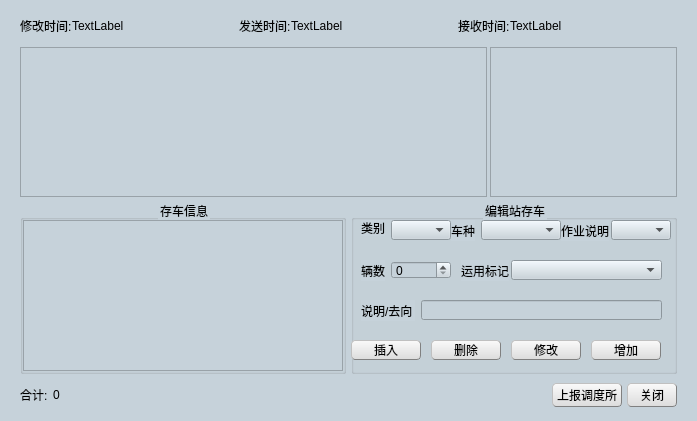
<?xml version="1.0" encoding="UTF-8"?>
<ui version="4.0">
 <class>Dialog_ZCHManage</class>
 <widget class="QDialog" name="Dialog_ZCHManage">
  <property name="geometry">
   <rect>
    <x>0</x>
    <y>0</y>
    <width>697</width>
    <height>421</height>
   </rect>
  </property>
  <property name="acceptDrops">
   <bool>true</bool>
  </property>
  <property name="windowTitle">
   <string>站存车信息</string>
  </property>
  <property name="styleSheet">
   <string notr="true">background-color: rgb(198, 210, 218);</string>
  </property>
  <layout class="QVBoxLayout" name="verticalLayout_2" stretch="1,6,1">
   <item>
    <widget class="QWidget" name="widget" native="true">
     <property name="maximumSize">
      <size>
       <width>16777215</width>
       <height>30</height>
      </size>
     </property>
     <layout class="QHBoxLayout" name="horizontalLayout_2">
      <property name="spacing">
       <number>0</number>
      </property>
      <property name="topMargin">
       <number>0</number>
      </property>
      <property name="bottomMargin">
       <number>0</number>
      </property>
      <item>
       <widget class="QLabel" name="label">
        <property name="text">
         <string>修改时间:</string>
        </property>
       </widget>
      </item>
      <item>
       <widget class="QLabel" name="label_2">
        <property name="text">
         <string>TextLabel</string>
        </property>
       </widget>
      </item>
      <item>
       <spacer name="horizontalSpacer_2">
        <property name="orientation">
         <enum>Qt::Horizontal</enum>
        </property>
        <property name="sizeHint" stdset="0">
         <size>
          <width>40</width>
          <height>20</height>
         </size>
        </property>
       </spacer>
      </item>
      <item>
       <widget class="QLabel" name="label_3">
        <property name="text">
         <string>发送时间:</string>
        </property>
       </widget>
      </item>
      <item>
       <widget class="QLabel" name="label_4">
        <property name="text">
         <string>TextLabel</string>
        </property>
       </widget>
      </item>
      <item>
       <spacer name="horizontalSpacer_3">
        <property name="orientation">
         <enum>Qt::Horizontal</enum>
        </property>
        <property name="sizeHint" stdset="0">
         <size>
          <width>40</width>
          <height>20</height>
         </size>
        </property>
       </spacer>
      </item>
      <item>
       <widget class="QLabel" name="label_5">
        <property name="text">
         <string>接收时间:</string>
        </property>
       </widget>
      </item>
      <item>
       <widget class="QLabel" name="label_6">
        <property name="text">
         <string>TextLabel</string>
        </property>
       </widget>
      </item>
      <item>
       <spacer name="horizontalSpacer_4">
        <property name="orientation">
         <enum>Qt::Horizontal</enum>
        </property>
        <property name="sizeHint" stdset="0">
         <size>
          <width>40</width>
          <height>20</height>
         </size>
        </property>
       </spacer>
      </item>
     </layout>
    </widget>
   </item>
   <item>
    <widget class="QWidget" name="widget_3" native="true">
     <layout class="QVBoxLayout" name="verticalLayout">
      <property name="spacing">
       <number>3</number>
      </property>
      <property name="topMargin">
       <number>0</number>
      </property>
      <property name="bottomMargin">
       <number>0</number>
      </property>
      <item>
       <widget class="QWidget" name="widget_4" native="true">
        <layout class="QHBoxLayout" name="horizontalLayout" stretch="5,2">
         <property name="spacing">
          <number>3</number>
         </property>
         <property name="leftMargin">
          <number>0</number>
         </property>
         <property name="topMargin">
          <number>0</number>
         </property>
         <property name="rightMargin">
          <number>0</number>
         </property>
         <property name="bottomMargin">
          <number>0</number>
         </property>
         <item>
          <widget class="QTableView" name="tableView_2"/>
         </item>
         <item>
          <widget class="QTableView" name="tableView_3"/>
         </item>
        </layout>
       </widget>
      </item>
      <item>
       <widget class="QWidget" name="widget_5" native="true">
        <layout class="QHBoxLayout" name="horizontalLayout_4" stretch="1,1">
         <property name="spacing">
          <number>5</number>
         </property>
         <property name="leftMargin">
          <number>0</number>
         </property>
         <property name="topMargin">
          <number>0</number>
         </property>
         <property name="rightMargin">
          <number>0</number>
         </property>
         <property name="bottomMargin">
          <number>0</number>
         </property>
         <item>
          <widget class="QGroupBox" name="groupBox_2">
           <property name="title">
            <string>存车信息</string>
           </property>
           <property name="alignment">
            <set>Qt::AlignCenter</set>
           </property>
           <layout class="QVBoxLayout" name="verticalLayout_3">
            <property name="spacing">
             <number>0</number>
            </property>
            <property name="leftMargin">
             <number>0</number>
            </property>
            <property name="topMargin">
             <number>0</number>
            </property>
            <property name="rightMargin">
             <number>0</number>
            </property>
            <property name="bottomMargin">
             <number>0</number>
            </property>
            <item>
             <widget class="QTableView" name="tableView"/>
            </item>
           </layout>
          </widget>
         </item>
         <item>
          <widget class="QGroupBox" name="groupBox">
           <property name="title">
            <string>编辑站存车</string>
           </property>
           <property name="alignment">
            <set>Qt::AlignCenter</set>
           </property>
           <widget class="QLabel" name="label_9">
            <property name="geometry">
             <rect>
              <x>10</x>
              <y>20</y>
              <width>24</width>
              <height>16</height>
             </rect>
            </property>
            <property name="text">
             <string>类别</string>
            </property>
           </widget>
           <widget class="QComboBox" name="comboBox">
            <property name="geometry">
             <rect>
              <x>40</x>
              <y>20</y>
              <width>60</width>
              <height>20</height>
             </rect>
            </property>
            <property name="sizePolicy">
             <sizepolicy hsizetype="Preferred" vsizetype="Fixed">
              <horstretch>0</horstretch>
              <verstretch>0</verstretch>
             </sizepolicy>
            </property>
           </widget>
           <widget class="QLabel" name="label_10">
            <property name="geometry">
             <rect>
              <x>100</x>
              <y>20</y>
              <width>24</width>
              <height>21</height>
             </rect>
            </property>
            <property name="text">
             <string>车种</string>
            </property>
           </widget>
           <widget class="QComboBox" name="comboBox_2">
            <property name="geometry">
             <rect>
              <x>130</x>
              <y>20</y>
              <width>80</width>
              <height>20</height>
             </rect>
            </property>
            <property name="minimumSize">
             <size>
              <width>80</width>
              <height>0</height>
             </size>
            </property>
           </widget>
           <widget class="QLabel" name="label_11">
            <property name="geometry">
             <rect>
              <x>210</x>
              <y>20</y>
              <width>48</width>
              <height>21</height>
             </rect>
            </property>
            <property name="text">
             <string>作业说明</string>
            </property>
           </widget>
           <widget class="QComboBox" name="comboBox_3">
            <property name="geometry">
             <rect>
              <x>260</x>
              <y>20</y>
              <width>60</width>
              <height>20</height>
             </rect>
            </property>
           </widget>
           <widget class="QLabel" name="label_12">
            <property name="geometry">
             <rect>
              <x>10</x>
              <y>60</y>
              <width>24</width>
              <height>21</height>
             </rect>
            </property>
            <property name="text">
             <string>辆数</string>
            </property>
           </widget>
           <widget class="QLabel" name="label_13">
            <property name="geometry">
             <rect>
              <x>110</x>
              <y>60</y>
              <width>48</width>
              <height>21</height>
             </rect>
            </property>
            <property name="text">
             <string>运用标记</string>
            </property>
           </widget>
           <widget class="QLabel" name="label_14">
            <property name="geometry">
             <rect>
              <x>10</x>
              <y>100</y>
              <width>54</width>
              <height>21</height>
             </rect>
            </property>
            <property name="text">
             <string>说明/去向</string>
            </property>
           </widget>
           <widget class="QComboBox" name="comboBox_5">
            <property name="geometry">
             <rect>
              <x>160</x>
              <y>60</y>
              <width>151</width>
              <height>20</height>
             </rect>
            </property>
           </widget>
           <widget class="QSpinBox" name="spinBox">
            <property name="geometry">
             <rect>
              <x>40</x>
              <y>61</y>
              <width>60</width>
              <height>18</height>
             </rect>
            </property>
           </widget>
           <widget class="QLineEdit" name="lineEdit">
            <property name="geometry">
             <rect>
              <x>70</x>
              <y>100</y>
              <width>241</width>
              <height>20</height>
             </rect>
            </property>
           </widget>
           <widget class="QPushButton" name="unlockButton_3">
            <property name="geometry">
             <rect>
              <x>0</x>
              <y>140</y>
              <width>70</width>
              <height>20</height>
             </rect>
            </property>
            <property name="minimumSize">
             <size>
              <width>50</width>
              <height>0</height>
             </size>
            </property>
            <property name="styleSheet">
             <string notr="true">QPushButton{background-color: rgb(240, 240, 240);}
QPushButton{border:1px groove gray;border-radius:4px;padding:2px 4px;border-style:outset;}
QPushButton:hover{background-color: rgb(229, 241, 251);color:black}
QPushButton:pressed{background-color: rgb(204, 228, 247);border-style:inset}
QPushButton{background-color: qlineargradient(spread:pad, x1:0, y1:1, x2:0, y2:0, stop:0 rgba(220, 220, 220, 255), stop:1 rgba(250, 250, 250, 255));}
</string>
            </property>
            <property name="text">
             <string>插入</string>
            </property>
           </widget>
           <widget class="QPushButton" name="unlockButton_4">
            <property name="geometry">
             <rect>
              <x>240</x>
              <y>140</y>
              <width>70</width>
              <height>20</height>
             </rect>
            </property>
            <property name="minimumSize">
             <size>
              <width>50</width>
              <height>0</height>
             </size>
            </property>
            <property name="styleSheet">
             <string notr="true">QPushButton{background-color: rgb(240, 240, 240);}
QPushButton{border:1px groove gray;border-radius:4px;padding:2px 4px;border-style:outset;}
QPushButton:hover{background-color: rgb(229, 241, 251);color:black}
QPushButton:pressed{background-color: rgb(204, 228, 247);border-style:inset}
QPushButton{background-color: qlineargradient(spread:pad, x1:0, y1:1, x2:0, y2:0, stop:0 rgba(220, 220, 220, 255), stop:1 rgba(250, 250, 250, 255));}
</string>
            </property>
            <property name="text">
             <string>增加</string>
            </property>
           </widget>
           <widget class="QPushButton" name="unlockButton_6">
            <property name="geometry">
             <rect>
              <x>80</x>
              <y>140</y>
              <width>70</width>
              <height>20</height>
             </rect>
            </property>
            <property name="minimumSize">
             <size>
              <width>50</width>
              <height>0</height>
             </size>
            </property>
            <property name="styleSheet">
             <string notr="true">QPushButton{background-color: rgb(240, 240, 240);}
QPushButton{border:1px groove gray;border-radius:4px;padding:2px 4px;border-style:outset;}
QPushButton:hover{background-color: rgb(229, 241, 251);color:black}
QPushButton:pressed{background-color: rgb(204, 228, 247);border-style:inset}
QPushButton{background-color: qlineargradient(spread:pad, x1:0, y1:1, x2:0, y2:0, stop:0 rgba(220, 220, 220, 255), stop:1 rgba(250, 250, 250, 255));}
</string>
            </property>
            <property name="text">
             <string>删除</string>
            </property>
           </widget>
           <widget class="QPushButton" name="unlockButton_5">
            <property name="geometry">
             <rect>
              <x>160</x>
              <y>140</y>
              <width>70</width>
              <height>20</height>
             </rect>
            </property>
            <property name="minimumSize">
             <size>
              <width>50</width>
              <height>0</height>
             </size>
            </property>
            <property name="styleSheet">
             <string notr="true">QPushButton{background-color: rgb(240, 240, 240);}
QPushButton{border:1px groove gray;border-radius:4px;padding:2px 4px;border-style:outset;}
QPushButton:hover{background-color: rgb(229, 241, 251);color:black}
QPushButton:pressed{background-color: rgb(204, 228, 247);border-style:inset}
QPushButton{background-color: qlineargradient(spread:pad, x1:0, y1:1, x2:0, y2:0, stop:0 rgba(220, 220, 220, 255), stop:1 rgba(250, 250, 250, 255));}
</string>
            </property>
            <property name="text">
             <string>修改</string>
            </property>
           </widget>
          </widget>
         </item>
        </layout>
       </widget>
      </item>
     </layout>
    </widget>
   </item>
   <item>
    <widget class="QWidget" name="widget_2" native="true">
     <property name="maximumSize">
      <size>
       <width>16777215</width>
       <height>30</height>
      </size>
     </property>
     <layout class="QHBoxLayout" name="horizontalLayout_3">
      <property name="spacing">
       <number>5</number>
      </property>
      <property name="topMargin">
       <number>0</number>
      </property>
      <property name="bottomMargin">
       <number>0</number>
      </property>
      <item>
       <widget class="QLabel" name="label_7">
        <property name="text">
         <string>合计:</string>
        </property>
       </widget>
      </item>
      <item>
       <widget class="QLabel" name="label_8">
        <property name="minimumSize">
         <size>
          <width>20</width>
          <height>0</height>
         </size>
        </property>
        <property name="text">
         <string>0</string>
        </property>
       </widget>
      </item>
      <item>
       <spacer name="horizontalSpacer">
        <property name="orientation">
         <enum>Qt::Horizontal</enum>
        </property>
        <property name="sizeHint" stdset="0">
         <size>
          <width>728</width>
          <height>20</height>
         </size>
        </property>
       </spacer>
      </item>
      <item>
       <widget class="QPushButton" name="lockButton_2">
        <property name="styleSheet">
         <string notr="true">QPushButton{background-color: rgb(240, 240, 240);}
QPushButton{border:1px groove gray;border-radius:4px;padding:2px 4px;border-style:outset;}
QPushButton:hover{background-color: rgb(229, 241, 251);color:black}
QPushButton:pressed{background-color: rgb(204, 228, 247);border-style:inset}
QPushButton{background-color: qlineargradient(spread:pad, x1:0, y1:1, x2:0, y2:0, stop:0 rgba(220, 220, 220, 255), stop:1 rgba(250, 250, 250, 255));}
</string>
        </property>
        <property name="text">
         <string>上报调度所</string>
        </property>
       </widget>
      </item>
      <item>
       <widget class="QPushButton" name="unlockButton_2">
        <property name="minimumSize">
         <size>
          <width>50</width>
          <height>0</height>
         </size>
        </property>
        <property name="styleSheet">
         <string notr="true">QPushButton{background-color: rgb(240, 240, 240);}
QPushButton{border:1px groove gray;border-radius:4px;padding:2px 4px;border-style:outset;}
QPushButton:hover{background-color: rgb(229, 241, 251);color:black}
QPushButton:pressed{background-color: rgb(204, 228, 247);border-style:inset}
QPushButton{background-color: qlineargradient(spread:pad, x1:0, y1:1, x2:0, y2:0, stop:0 rgba(220, 220, 220, 255), stop:1 rgba(250, 250, 250, 255));}
</string>
        </property>
        <property name="text">
         <string>关闭</string>
        </property>
       </widget>
      </item>
     </layout>
    </widget>
   </item>
  </layout>
 </widget>
 <resources/>
 <connections/>
</ui>
